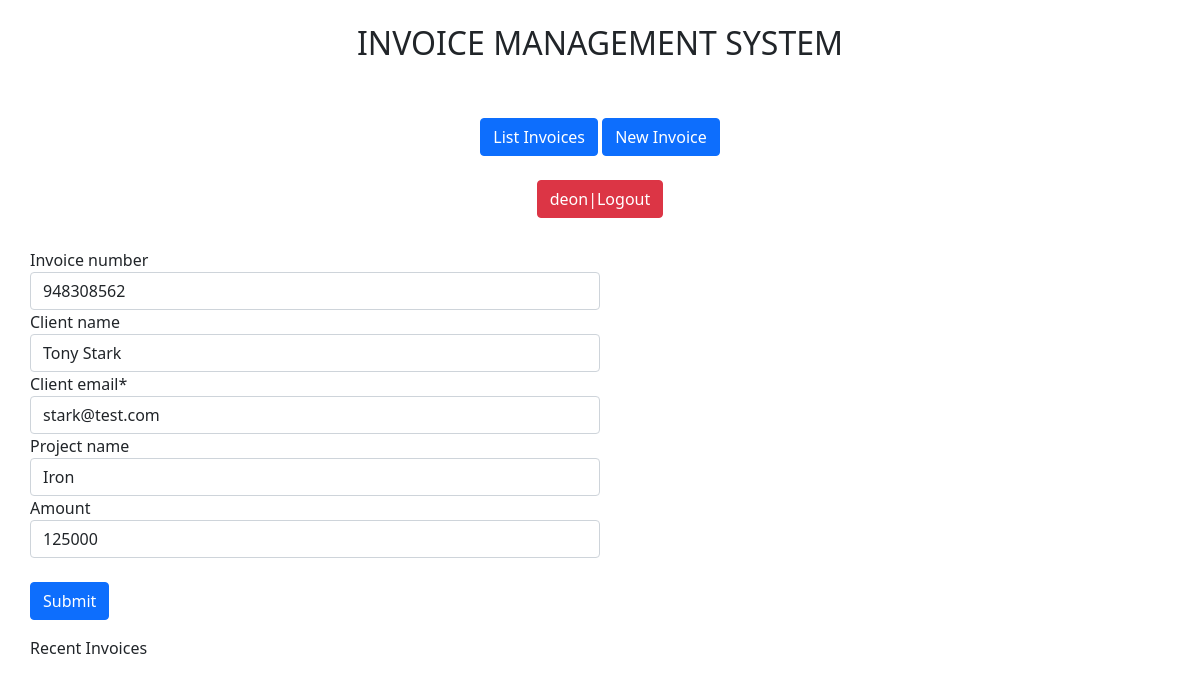
/update_invoice/27/ (signed in), run on the app's committed database.
### invoice/models.py (models this page shows, shortened)
class Invoice(models.Model):
    Invoice_number = models.IntegerField(blank=True, null=True)
    Client_name = models.CharField(max_length=30, default='', blank=True, null=True)
    Client_email = models.EmailField(max_length=50, unique=True ,default='')
    Project_name = models.CharField(max_length=300, default='', blank=True, null=True)
    Amount_choice = (
        ('40000','40000'),
        ('60000','60000'),
        ('80000','80000'),
        ('100000','100000'),
        ('125000','125000'),
        ('150000','150000'),
    )
    Amount = models.CharField(max_length=30, blank=True, null=True ,choices=Amount_choice)
    Payment_link =models.CharField(max_length=100, default='', blank=True, null=True)

### invoice/views.py (the view)
# urls.py: path('update_invoice/<str:pk>/', views.update_invoice, name='update_invoice'),
@login_required
def update_invoice(request,pk):
    queryset = Invoice.objects.get(id=pk)
    form = InvoiceUpdateForm(instance=queryset)
    if request.method == 'POST':
        form = InvoiceUpdateForm(request.POST, instance=queryset)
        if form.is_valid():
            form.save()
            return redirect('/list_invoice')
    context = {
        "form":form
    }
    return render(request, 'entry.html', context)

### invoice/forms.py (shortened to what this page needs)
class InvoiceUpdateForm(forms.ModelForm):
    class Meta:
        model = Invoice
        fields = ['Invoice_number','Client_name','Client_email',
                  'Project_name', 'Amount','Payment_link']

### invoice/templates/entry.html (shortened to what this page needs)
{% load static %}
{% load crispy_forms_tags %}
{% include 'nav.html' %}
<html lang="en">
<head>
    <link rel="stylesheet" type="text/css" href="https://cdn.jsdelivr.net/npm/bootstrap@5.0.2/dist/css/bootstrap.min.css">
    <link href="{% static 'css/stylesheet.css' %}" rel="stylesheet">
    <link href="{% static 'js/jquery-ui-1.12.1/jquery-ui.min.css' %}" rel="stylesheet">
    <link href="{% static 'js/jquery-ui-1.12.1/jquery-ui.structure.min.css' %}" rel="stylesheet">
    <link href="{% static 'js/jquery-ui-1.12.1/jquery-ui.theme.min.css' %}" rel="stylesheet">
</head>
<body>
<div class="myForm">
    <form method="POST" action=''>{% csrf_token %}
        <div class="col-sm-6">
            <div class="form-row">
                {{form.Invoice_number|as_crispy_field}}
            </div>
            <div class="form-row">
                {{form.Client_name|as_crispy_field}}
                {{form.Client_email|as_crispy_field}}
            </div>
            <div class="form-row">
                {{form.Project_name|as_crispy_field}}
                {{form.Amount|as_crispy_field}}
            </div><br>
            <input type="submit" class="btn btn-primary" value="Submit">
        </div>
    </form>
    <div class="recent">
        <span class="">Recent Invoices</span>
    </div>
</body>
</html>

### invoice/templates/nav.html
<div class="mymenu-bar">
    <br>
    <h2>INVOICE MANAGEMENT SYSTEM</h2><br><br>
    {% if request.user.is_authenticated %}
    <a href="/list_invoice"><div class="btn btn-primary mybutton" >List Invoices</div></a>
    <a href="/add_invoice"><div class="btn btn-primary mybutton" >New Invoice</div></a><br><br>
    <a href="/accounts/logout"><button class="btn btn-danger">{{user}}|Logout</button></a>
    {% else %}
    <a href="/accounts/login"><button class="btn btn-danger">Login</button></a>
    {% endif %}
</div>

### static/css/stylesheet.css (style rules this page uses)
body { background-color:#e7e7e7!important text-align:center; }
.myForm { margin:30px; }
.mymenu-bar { text-align:center; }

### data on the page
Invoice: Invoice_number "948308562", Client_name "Tony Stark", Client_email "stark@test.com", Project_name "Iron", Amount "125000"

### other printed values
{{ user }} "deon"
